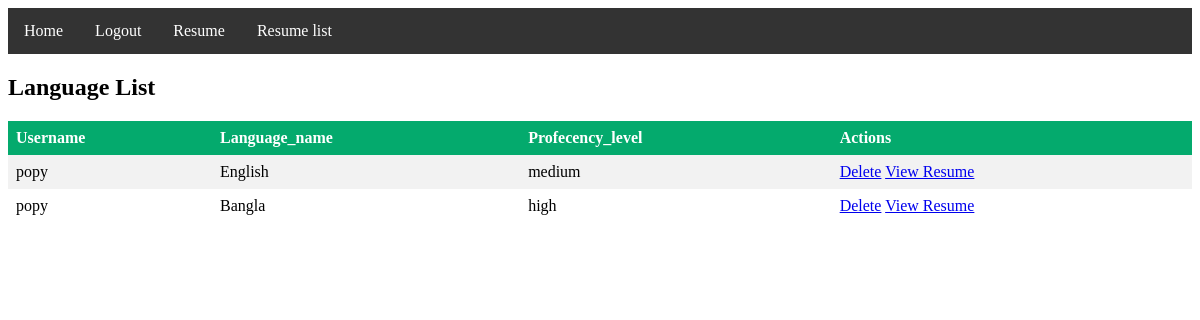
The app's page /viewLanguage/ with its own data.
### myApp/models.py (models this page shows, shortened)
class language_model(models.Model):
    Profecency=[
        ('high','High'),
        ('medium','Medium'),
        ('low','Low'),
    ]
    user=models.ForeignKey(CustomUser,null=True,on_delete=models.CASCADE)
    language_name=models.CharField(max_length=100,null=True)
    profecency_level=models.CharField(choices=Profecency,max_length=100,null=True)

class CustomUser(AbstractUser):
    USER=[
        ('admin','Admin'),
        ('viewer','Viewer')
    ]
    usertype=models.CharField(choices=USER,null=True,max_length=100)

### myProject/views.py (the view)
# urls.py: path('viewLanguage/',viewLanguage,name='viewLanguage'),
def viewLanguage(req):
    resume=language_model.objects.all()
    context={
        'resume':resume
    }
    return render(req,'viewLanguage.html',context)

### Template/viewLanguage.html (shortened to what this page needs)
{% extends 'base.html' %}
{% block body %}
<!DOCTYPE html>
<html>
<head>
</head>
<body>
<h2>Language List</h2>
<table>
  <tr>
    <th>Username</th>
    <th>Language_name</th>
    <th>Profecency_level</th>
    <th>Actions</th>
  </tr>
  {% for r in resume %}
  <tr>
    <td>{{r.user.username}}</td>
    <td>{{r.language_name}}</td>
    <td>{{r.profecency_level}}</td>
    <td>
      <a href="{% url 'deletePage' r.id %}">Delete</a>
      <a href="{% url 'viewResume' r.user.id %}">View Resume</a>
    </td>
  </tr>
  {% endfor %}
</table>
</body>
</html>
{% endblock body %}

### Template/viewLanguage.html (style rules this page uses)
table { border-collapse: collapse; width: 100%; }
th, td { text-align: left; padding: 8px; }
tr:nth-child(even) { background-color: #f2f2f2 }
th { background-color: #04AA6D; color: white; }

### records on screen
language_model: user.username "popy", language_name "English", profecency_level "medium"
language_model: user.username "popy", language_name "Bangla", profecency_level "high"
